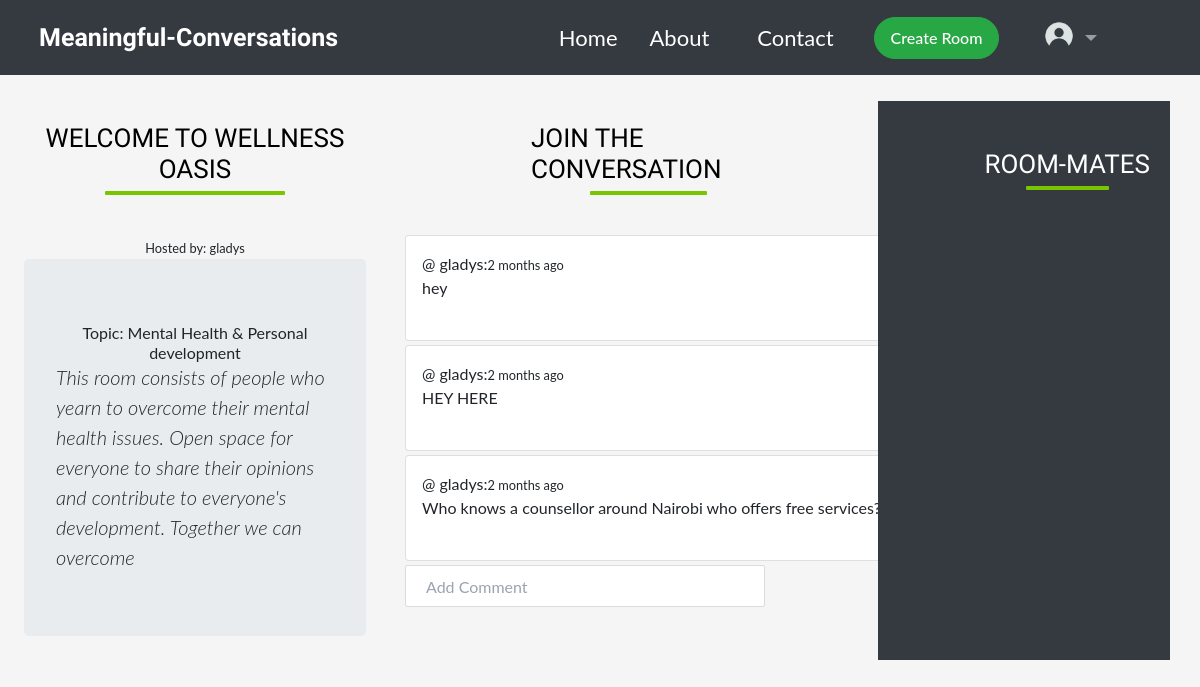
The app's page /room/1/ (signed in) with its own data.
### conversations/models.py (models this page shows, shortened)
class Room(models.Model):
    name = models.CharField(max_length=255)
    topic = models.ForeignKey(Topic, on_delete=models.CASCADE)
    room_mates = models.ManyToManyField(User, related_name="room_mates", blank=True)
    host = models.ForeignKey(User, on_delete=models.CASCADE, related_name='creator')
    description =models.TextField(null=True)
    created_at = models.DateTimeField(auto_now_add=True)
    updated_at = models.DateTimeField(auto_now=True)
    class Meta:
        ordering = [ '-created_at']

class Topic(models.Model):
    name = models.CharField(("Room-Topic"), max_length=150)
    def __str__(self):
        return self.name

class Conversation(models.Model):
    room = models.ForeignKey(Room, on_delete=models.CASCADE,)
    author = models.ForeignKey(User, on_delete=models.CASCADE,)
    content = models.TextField()
    created_at = models.DateTimeField(auto_now_add=True)
    updated_at = models.DateTimeField(auto_now=True)

### conversations/views.py (the view, shortened to what this page needs)
@login_required(login_url='login')
def room(request, pk):
    room = Room.objects.get(id=pk)
    conversations = room.conversation_set.all().order_by('-created_at')
    room_mates = room.room_mates.all()
    context= {'room': room, 'conversations': conversations, 'room_mates': room_mates}
    return render(request, 'room.html', context)

### conversations/templates/room.html (shortened to what this page needs)
{% extends 'base.html' %} {% load static %} {% block content %} <br /><br />
<div class="container-fluid row" id="room-container">
  <div class="comment-wrapper col-md-4 col-lg-4">
    <div class="header text-center">
      <h2 class="" style="font-family: 'Merienda One', sans-serif">Welcome to {{ room.name}}</h2>
      <small class="card-title">Hosted by: {{room.host.username}}</small>
      <div class="container jumbotron">
        <h3>Topic: {{ room.topic}}</h3>
        <p class="lead text-left"><i>{{ room.description }}</i></p>
      </div>
    </div>
    <br>
  </div>
  <div class="conversation col-md-4 col-lg-4">
    <h2 class="" style="margin-left: 35%; font-family: 'Merienda One', sans-serif">Join The Conversation</h2>
    {% for conversation in conversations %}
    <div class="card  mb-1 p-3" style="width:600px">
      <p>@ {{conversation.author}}:<small>{{conversation.created_at|timesince}} ago</small></p>
      <p>{{conversation.content}}</p>
      <br>
    </div>
    {% endfor %}
    {% if request.user.is_authenticated %}
    <div class="comment-form">
      <form method="POST" action="">
        <input type="text" name="content" placeholder="Add Comment" />
      </form>
    </div>
    <br>
    {% endif %}
  </div>
  <div class="col-md-1 col-lg-1"></div>
  <div class="conversation col-md-3 col-lg-3 text-white" style="background-color: #343a40; margin-top: -1.9%;">
    <h2 class="mt-5 text-white" style="margin-left: 35%; font-family: 'Merienda One', sans-serif">Room-Mates</h2>
  </div>
</div>
  {% endblock content %}

### static/css/style.css (style rules this page uses)
body { margin: 0; font-family: "Lato", sans-serif; background-color: whitesmoke; }
h2 { color: #000; font-size: 26px; font-weight: 500; position: relative; margin: 0 auto 50px; text-transform: uppercase; display: table; }
h2::after { content: ""; width: 50%; position: absolute; height: 4px; border-radius: 1px; background: #79c500; left: 25%; bottom: -10px; }
.container { width: 95%; max-width: 1140px; margin: auto; }
input[type="text"], input[type="text"], input[type="email"], input[type="tel"] { border: 1px solid #dbdbdb; border-radius: 2px; color: #333; height: 42px; padding: 0 0 0 20px; width: 100%; outline: 0; }

### records on screen
Room: name "WELLNESS OASIS", host.username "gladys", topic "Mental Health & Personal development", description "This room consists of people who yearn to overcome their mental health issues. Open space for everyone to share their opinions and contribute to everyone's development. Together we can overcome"
Conversation: author "gladys", created_at "2 months", content "hey"
Conversation: author "gladys", created_at "2 months", content "HEY HERE"
Conversation: author "gladys", created_at "2 months", content "Who knows a counsellor around Nairobi who offers free services?"
